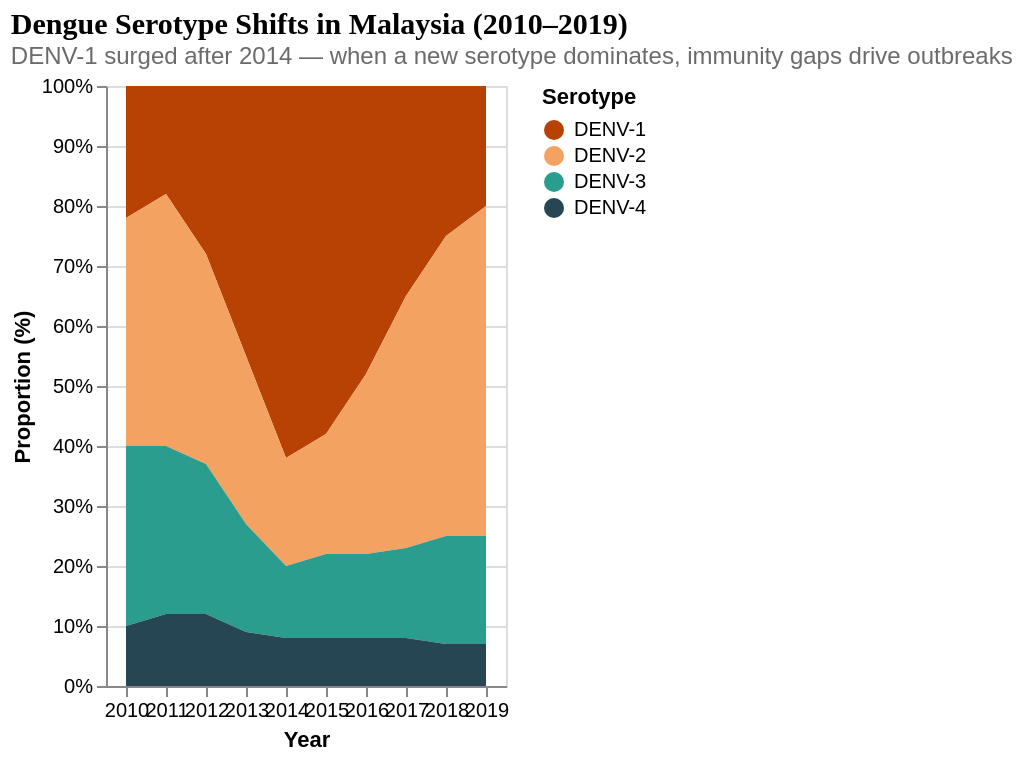

This figure's Vega-Lite source:
### Vega-Lite specification from a JSON file in a GitHub repository (floating-point values rounded to 4 significant figures)
{"$schema": "https://vega.github.io/schema/vega-lite/v5.json", "width": "container", "height": 300, "title": {"text": "Dengue Serotype Shifts in Malaysia (2010–2019)", "subtitle": "DENV-1 surged after 2014 — when a new serotype dominates, immunity gaps drive outbreaks", "fontSize": 15, "subtitleFontSize": 12, "subtitleColor": "#6B6B6B", "anchor": "start", "font": "DM Serif Display"}, "data": {"values": [{"year": 2010, "serotype": "DENV-1", "proportion": 22}, {"year": 2010, "serotype": "DENV-2", "proportion": 38}, {"year": 2010, "serotype": "DENV-3", "proportion": 30}, {"year": 2010, "serotype": "DENV-4", "proportion": 10}, {"year": 2011, "serotype": "DENV-1", "proportion": 18}, {"year": 2011, "serotype": "DENV-2", "proportion": 42}, {"year": 2011, "serotype": "DENV-3", "proportion": 28}, {"year": 2011, "serotype": "DENV-4", "proportion": 12}, {"year": 2012, "serotype": "DENV-1", "proportion": 28}, {"year": 2012, "serotype": "DENV-2", "proportion": 35}, {"year": 2012, "serotype": "DENV-3", "proportion": 25}, {"year": 2012, "serotype": "DENV-4", "proportion": 12}, {"year": 2013, "serotype": "DENV-1", "proportion": 45}, {"year": 2013, "serotype": "DENV-2", "proportion": 28}, {"year": 2013, "serotype": "DENV-3", "proportion": 18}, {"year": 2013, "serotype": "DENV-4", "proportion": 9}, {"year": 2014, "serotype": "DENV-1", "proportion": 62}, {"year": 2014, "serotype": "DENV-2", "proportion": 18}, {"year": 2014, "serotype": "DENV-3", "proportion": 12}, {"year": 2014, "serotype": "DENV-4", "proportion": 8}, {"year": 2015, "serotype": "DENV-1", "proportion": 58}, {"year": 2015, "serotype": "DENV-2", "proportion": 20}, {"year": 2015, "serotype": "DENV-3", "proportion": 14}, {"year": 2015, "serotype": "DENV-4", "proportion": 8}, {"year": 2016, "serotype": "DENV-1", "proportion": 48}, {"year": 2016, "serotype": "DENV-2", "proportion": 30}, {"year": 2016, "serotype": "DENV-3", "proportion": 14}, {"year": 2016, "serotype": "DENV-4", "proportion": 8}, {"year": 2017, "serotype": "DENV-1", "proportion": 35}, {"year": 2017, "serotype": "DENV-2", "proportion": 42}, {"year": 2017, "serotype": "DENV-3", "proportion": 15}, {"year": 2017, "serotype": "DENV-4", "proportion": 8}, {"year": 2018, "serotype": "DENV-1", "proportion": 25}, {"year": 2018, "serotype": "DENV-2", "proportion": 50}, {"year": 2018, "serotype": "DENV-3", "proportion": 18}, {"year": 2018, "serotype": "DENV-4", "proportion": 7}, {"year": 2019, "serotype": "DENV-1", "proportion": 20}, {"year": 2019, "serotype": "DENV-2", "proportion": 55}, {"year": 2019, "serotype": "DENV-3", "proportion": 18}, {"year": 2019, "serotype": "DENV-4", "proportion": 7}]}, "mark": {"type": "area"}, "encoding": {"x": {"field": "year", "type": "ordinal", "title": "Year", "axis": {"labelAngle": 0}}, "y": {"field": "proportion", "type": "quantitative", "title": "Proportion (%)", "stack": "normalize", "axis": {"format": ".0%"}}, "color": {"field": "serotype", "type": "nominal", "title": "Serotype", "scale": {"domain": ["DENV-1", "DENV-2", "DENV-3", "DENV-4"], "range": ["#B84203", "#F4A261", "#2A9D8F", "#264653"]}}, "tooltip": [{"field": "year", "type": "ordinal", "title": "Year"}, {"field": "serotype", "type": "nominal", "title": "Serotype"}, {"field": "proportion", "type": "quantitative", "title": "Proportion (%)", "format": ".0f"}]}}
